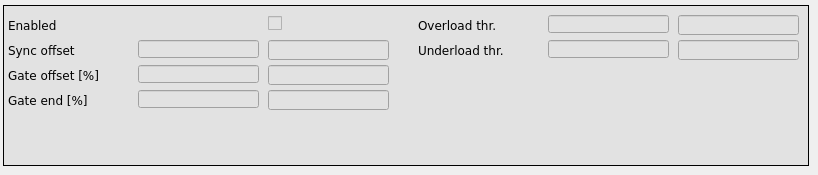
      <widget class="QWidget" name="tab_2">
       <attribute name="title">
        <string>T Bunch-by-Bunch DSP</string>
       </attribute>
       <widget class="caFrame" name="caframe_13">
        <property name="geometry">
         <rect>
          <x>3</x>
          <y>5</y>
          <width>806</width>
          <height>161</height>
         </rect>
        </property>
        <property name="styleSheet">
         <string notr="true">background-color: rgb(226, 226, 226);</string>
        </property>
        <property name="frameShape">
         <enum>QFrame::Box</enum>
        </property>
        <widget class="caToggleButton" name="catogglebutton_6">
         <property name="geometry">
          <rect>
           <x>265</x>
           <y>10</y>
           <width>16</width>
           <height>16</height>
          </rect>
         </property>
         <property name="font">
          <font>
           <family>DejaVu Sans</family>
           <pointsize>9</pointsize>
          </font>
         </property>
         <property name="channel" stdset="0">
          <string notr="true">$(BPM):dsp:tbbb:enable_sp</string>
         </property>
        </widget>
        <widget class="caLed" name="caled_8">
         <property name="geometry">
          <rect>
           <x>240</x>
           <y>10</y>
           <width>16</width>
           <height>16</height>
          </rect>
         </property>
         <property name="font">
          <font>
           <family>DejaVu Sans</family>
           <pointsize>9</pointsize>
          </font>
         </property>
         <property name="scaleContents">
          <bool>true</bool>
         </property>
         <property name="channel" stdset="0">
          <string notr="true">$(BPM):dsp:tbbb:enable_mon</string>
         </property>
         <property name="falseColor">
          <color alpha="0">
           <red>255</red>
           <green>0</green>
           <blue>0</blue>
          </color>
         </property>
         <property name="trueColor">
          <color>
           <red>0</red>
           <green>255</green>
           <blue>0</blue>
          </color>
         </property>
         <property name="trueValue">
          <string>true</string>
         </property>
         <property name="falseValue">
          <string>false</string>
         </property>
        </widget>
        <widget class="caTextEntry" name="caTextEntry_10">
         <property name="geometry">
          <rect>
           <x>265</x>
           <y>60</y>
           <width>121</width>
           <height>20</height>
          </rect>
         </property>
         <property name="font">
          <font>
           <family>Monospace</family>
           <pointsize>9</pointsize>
          </font>
         </property>
         <property name="alignment">
          <set>Qt::AlignRight|Qt::AlignTrailing|Qt::AlignVCenter</set>
         </property>
         <property name="channel" stdset="0">
          <string notr="true">$(BPM):dsp:tbbb:threshold:gate_offset_sp</string>
         </property>
         <property name="background">
          <color>
           <red>255</red>
           <green>255</green>
           <blue>255</blue>
          </color>
         </property>
         <property name="precision">
          <number>2</number>
         </property>
         <property name="precisionMode">
          <enum>caLineEdit::User</enum>
         </property>
         <property name="fontScaleMode">
          <enum>caLineEdit::WidthAndHeight</enum>
         </property>
        </widget>
        <widget class="QLabel" name="label_87">
         <property name="geometry">
          <rect>
           <x>5</x>
           <y>60</y>
           <width>115</width>
           <height>20</height>
          </rect>
         </property>
         <property name="font">
          <font>
           <family>DejaVu Sans</family>
          </font>
         </property>
         <property name="text">
          <string>Gate offset [%]</string>
         </property>
        </widget>
        <widget class="caTextEntry" name="caTextEntry_12">
         <property name="geometry">
          <rect>
           <x>265</x>
           <y>85</y>
           <width>121</width>
           <height>20</height>
          </rect>
         </property>
         <property name="font">
          <font>
           <family>DejaVu Sans</family>
           <pointsize>9</pointsize>
          </font>
         </property>
         <property name="alignment">
          <set>Qt::AlignRight|Qt::AlignTrailing|Qt::AlignVCenter</set>
         </property>
         <property name="channel" stdset="0">
          <string notr="true">$(BPM):dsp:tbbb:threshold:gate_end_sp</string>
         </property>
         <property name="background">
          <color>
           <red>255</red>
           <green>255</green>
           <blue>255</blue>
          </color>
         </property>
         <property name="precision">
          <number>2</number>
         </property>
         <property name="precisionMode">
          <enum>caLineEdit::User</enum>
         </property>
         <property name="fontScaleMode">
          <enum>caLineEdit::WidthAndHeight</enum>
         </property>
        </widget>
        <widget class="QLabel" name="label_88">
         <property name="geometry">
          <rect>
           <x>5</x>
           <y>85</y>
           <width>116</width>
           <height>20</height>
          </rect>
         </property>
         <property name="font">
          <font>
           <family>DejaVu Sans</family>
          </font>
         </property>
         <property name="text">
          <string>Gate end [%]</string>
         </property>
        </widget>
        <widget class="caTextEntry" name="caTextEntry_13">
         <property name="geometry">
          <rect>
           <x>675</x>
           <y>10</y>
           <width>121</width>
           <height>20</height>
          </rect>
         </property>
         <property name="font">
          <font>
           <family>Monospace</family>
           <pointsize>9</pointsize>
          </font>
         </property>
         <property name="alignment">
          <set>Qt::AlignRight|Qt::AlignTrailing|Qt::AlignVCenter</set>
         </property>
         <property name="channel" stdset="0">
          <string notr="true">$(BPM):dsp:tbbb:threshold:overload_sp</string>
         </property>
         <property name="background">
          <color>
           <red>255</red>
           <green>255</green>
           <blue>255</blue>
          </color>
         </property>
         <property name="fontScaleMode">
          <enum>caLineEdit::WidthAndHeight</enum>
         </property>
        </widget>
        <widget class="QLabel" name="label_89">
         <property name="geometry">
          <rect>
           <x>415</x>
           <y>10</y>
           <width>121</width>
           <height>20</height>
          </rect>
         </property>
         <property name="font">
          <font>
           <family>DejaVu Sans</family>
          </font>
         </property>
         <property name="text">
          <string>Overload thr.</string>
         </property>
        </widget>
        <widget class="QLabel" name="label_92">
         <property name="geometry">
          <rect>
           <x>415</x>
           <y>35</y>
           <width>126</width>
           <height>20</height>
          </rect>
         </property>
         <property name="font">
          <font>
           <family>DejaVu Sans</family>
          </font>
         </property>
         <property name="text">
          <string>Underload thr.</string>
         </property>
        </widget>
        <widget class="caTextEntry" name="caTextEntry_15">
         <property name="geometry">
          <rect>
           <x>675</x>
           <y>35</y>
           <width>121</width>
           <height>20</height>
          </rect>
         </property>
         <property name="font">
          <font>
           <family>Monospace</family>
           <pointsize>9</pointsize>
          </font>
         </property>
         <property name="alignment">
          <set>Qt::AlignRight|Qt::AlignTrailing|Qt::AlignVCenter</set>
         </property>
         <property name="channel" stdset="0">
          <string notr="true">$(BPM):dsp:tbbb:threshold:underload_sp</string>
         </property>
         <property name="background">
          <color>
           <red>255</red>
           <green>255</green>
           <blue>255</blue>
          </color>
         </property>
         <property name="fontScaleMode">
          <enum>caLineEdit::WidthAndHeight</enum>
         </property>
        </widget>
        <widget class="QLabel" name="label_93">
         <property name="geometry">
          <rect>
           <x>5</x>
           <y>10</y>
           <width>131</width>
           <height>20</height>
          </rect>
         </property>
         <property name="font">
          <font>
           <family>DejaVu Sans</family>
          </font>
         </property>
         <property name="text">
          <string>Enabled</string>
         </property>
        </widget>
        <widget class="caLineEdit" name="calineedit_18">
         <property name="geometry">
          <rect>
           <x>135</x>
           <y>85</y>
           <width>121</width>
           <height>18</height>
          </rect>
         </property>
         <property name="sizePolicy">
          <sizepolicy hsizetype="Preferred" vsizetype="Preferred">
           <horstretch>0</horstretch>
           <verstretch>0</verstretch>
          </sizepolicy>
         </property>
         <property name="font">
          <font>
           <family>DejaVu Sans</family>
           <pointsize>11</pointsize>
           <stylestrategy>PreferDefault</stylestrategy>
          </font>
         </property>
         <property name="alignment">
          <set>Qt::AlignRight|Qt::AlignTrailing|Qt::AlignVCenter</set>
         </property>
         <property name="channel" stdset="0">
          <string notr="true">$(BPM):dsp:tbbb:threshold:gate_end_mon</string>
         </property>
         <property name="background">
          <color>
           <red>255</red>
           <green>255</green>
           <blue>255</blue>
          </color>
         </property>
         <property name="colorMode">
          <enum>caLineEdit::Static</enum>
         </property>
         <property name="precision">
          <number>2</number>
         </property>
         <property name="precisionMode">
          <enum>caLineEdit::User</enum>
         </property>
        </widget>
        <widget class="caLineEdit" name="calineedit_19">
         <property name="geometry">
          <rect>
           <x>135</x>
           <y>35</y>
           <width>121</width>
           <height>18</height>
          </rect>
         </property>
         <property name="sizePolicy">
          <sizepolicy hsizetype="Preferred" vsizetype="Preferred">
           <horstretch>0</horstretch>
           <verstretch>0</verstretch>
          </sizepolicy>
         </property>
         <property name="font">
          <font>
           <family>DejaVu Sans</family>
           <pointsize>11</pointsize>
           <stylestrategy>PreferDefault</stylestrategy>
          </font>
         </property>
         <property name="alignment">
          <set>Qt::AlignRight|Qt::AlignTrailing|Qt::AlignVCenter</set>
         </property>
         <property name="channel" stdset="0">
          <string notr="true">$(BPM):dsp:acq_control:sync_offset_mon</string>
         </property>
         <property name="background">
          <color>
           <red>255</red>
           <green>255</green>
           <blue>255</blue>
          </color>
         </property>
         <property name="colorMode">
          <enum>caLineEdit::Static</enum>
         </property>
         <property name="precision">
          <number>2</number>
         </property>
         <property name="precisionMode">
          <enum>caLineEdit::Channel</enum>
         </property>
        </widget>
        <widget class="QLabel" name="label_90">
         <property name="geometry">
          <rect>
           <x>5</x>
           <y>35</y>
           <width>116</width>
           <height>20</height>
          </rect>
         </property>
         <property name="font">
          <font>
           <family>DejaVu Sans</family>
          </font>
         </property>
         <property name="text">
          <string>Sync offset</string>
         </property>
        </widget>
        <widget class="caTextEntry" name="caTextEntry_14">
         <property name="geometry">
          <rect>
           <x>265</x>
           <y>35</y>
           <width>121</width>
           <height>20</height>
          </rect>
         </property>
         <property name="font">
          <font>
           <family>DejaVu Sans</family>
           <pointsize>9</pointsize>
          </font>
         </property>
         <property name="alignment">
          <set>Qt::AlignRight|Qt::AlignTrailing|Qt::AlignVCenter</set>
         </property>
         <property name="channel" stdset="0">
          <string notr="true">$(BPM):dsp:acq_control:sync_offset_sp</string>
         </property>
         <property name="background">
          <color>
           <red>255</red>
           <green>255</green>
           <blue>255</blue>
          </color>
         </property>
         <property name="precision">
          <number>2</number>
         </property>
         <property name="precisionMode">
          <enum>caLineEdit::Channel</enum>
         </property>
         <property name="fontScaleMode">
          <enum>caLineEdit::WidthAndHeight</enum>
         </property>
        </widget>
        <widget class="caLineEdit" name="calineedit_20">
         <property name="geometry">
          <rect>
           <x>135</x>
           <y>60</y>
           <width>121</width>
           <height>18</height>
          </rect>
         </property>
         <property name="sizePolicy">
          <sizepolicy hsizetype="Preferred" vsizetype="Preferred">
           <horstretch>0</horstretch>
           <verstretch>0</verstretch>
          </sizepolicy>
         </property>
         <property name="font">
          <font>
           <family>DejaVu Sans</family>
           <pointsize>11</pointsize>
           <stylestrategy>PreferDefault</stylestrategy>
          </font>
         </property>
         <property name="alignment">
          <set>Qt::AlignRight|Qt::AlignTrailing|Qt::AlignVCenter</set>
         </property>
         <property name="channel" stdset="0">
          <string notr="true">$(BPM):dsp:tbbb:threshold:gate_offset_mon</string>
         </property>
         <property name="background">
          <color>
           <red>255</red>
           <green>255</green>
           <blue>255</blue>
          </color>
         </property>
         <property name="colorMode">
          <enum>caLineEdit::Static</enum>
         </property>
         <property name="precision">
          <number>2</number>
         </property>
         <property name="precisionMode">
          <enum>caLineEdit::User</enum>
         </property>
        </widget>
        <widget class="caLineEdit" name="calineedit_21">
         <property name="geometry">
          <rect>
           <x>545</x>
           <y>10</y>
           <width>121</width>
           <height>18</height>
          </rect>
         </property>
         <property name="sizePolicy">
          <sizepolicy hsizetype="Preferred" vsizetype="Preferred">
           <horstretch>0</horstretch>
           <verstretch>0</verstretch>
          </sizepolicy>
         </property>
         <property name="font">
          <font>
           <family>DejaVu Sans</family>
           <pointsize>11</pointsize>
           <stylestrategy>PreferDefault</stylestrategy>
          </font>
         </property>
         <property name="alignment">
          <set>Qt::AlignRight|Qt::AlignTrailing|Qt::AlignVCenter</set>
         </property>
         <property name="channel" stdset="0">
          <string notr="true">$(BPM):dsp:tbbb:threshold:overload_mon</string>
         </property>
         <property name="background">
          <color>
           <red>255</red>
           <green>255</green>
           <blue>255</blue>
          </color>
         </property>
         <property name="colorMode">
          <enum>caLineEdit::Static</enum>
         </property>
         <property name="precision">
          <number>2</number>
         </property>
         <property name="precisionMode">
          <enum>caLineEdit::Channel</enum>
         </property>
        </widget>
        <widget class="caLineEdit" name="calineedit_22">
         <property name="geometry">
          <rect>
           <x>545</x>
           <y>35</y>
           <width>121</width>
           <height>18</height>
          </rect>
         </property>
         <property name="sizePolicy">
          <sizepolicy hsizetype="Preferred" vsizetype="Preferred">
           <horstretch>0</horstretch>
           <verstretch>0</verstretch>
          </sizepolicy>
         </property>
         <property name="font">
          <font>
           <family>DejaVu Sans</family>
           <pointsize>11</pointsize>
           <stylestrategy>PreferDefault</stylestrategy>
          </font>
         </property>
         <property name="alignment">
          <set>Qt::AlignRight|Qt::AlignTrailing|Qt::AlignVCenter</set>
         </property>
         <property name="channel" stdset="0">
          <string notr="true">$(BPM):dsp:tbbb:threshold:underload_mon</string>
         </property>
         <property name="background">
          <color>
           <red>255</red>
           <green>255</green>
           <blue>255</blue>
          </color>
         </property>
         <property name="colorMode">
          <enum>caLineEdit::Static</enum>
         </property>
         <property name="precision">
          <number>2</number>
         </property>
         <property name="precisionMode">
          <enum>caLineEdit::Channel</enum>
         </property>
        </widget>
       </widget>
      </widget>
